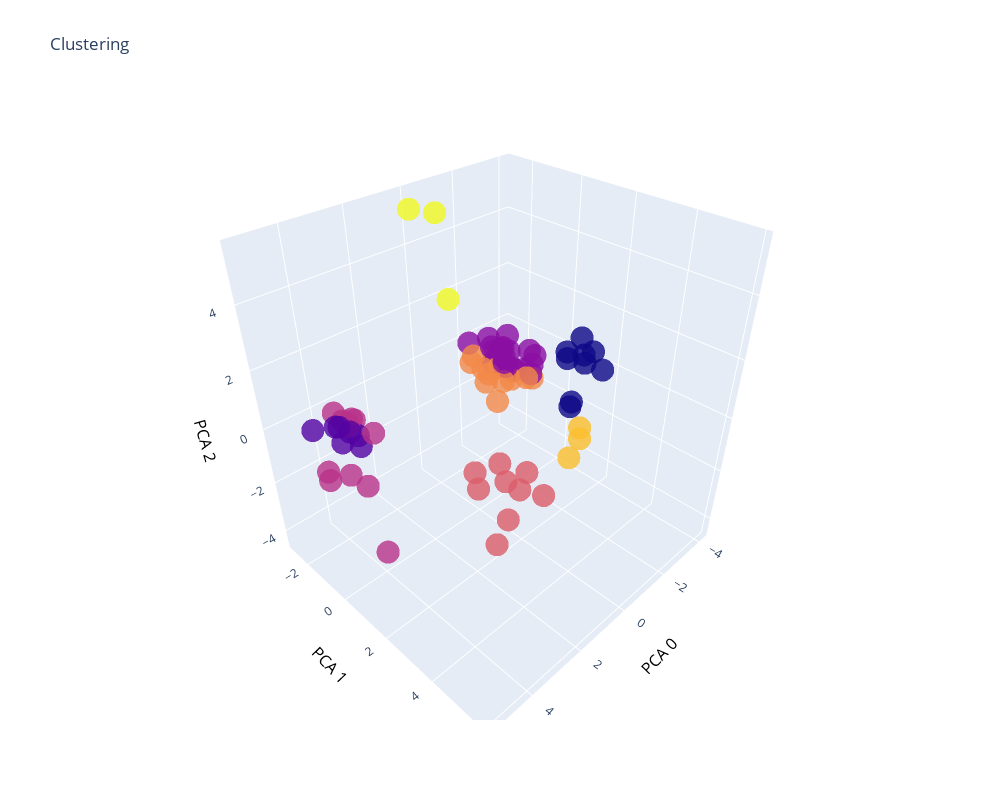

The notebook cell this image was saved under:
### Markdown cell above
## Interactive 3-D plot

### Code cell
trace1 = go.Scatter3d(
    x=pca_train[:,0],
    y=pca_train[:,1],
    z=pca_train[:,2],
    mode='markers',
    marker=dict(
        color=best_kmeans.labels_, 
        opacity=0.8
    )
)


data = [trace1]
layout = go.Layout(
                    scene = dict(
                    xaxis = dict(
                        title='PCA 0',
                        #backgroundcolor="black",
                        showbackground=True,
                        titlefont=dict(
                                        size=16,
                                        color='black'
                                        )
                    ),
                    yaxis = dict(
                        title='PCA 1',
                        showbackground=True,
                        #backgroundcolor="black",
                        titlefont=dict(
                                        size=16,
                                        color='black'
                                        )
                    ),
                    zaxis = dict(
                        title='PCA 2',
                        #backgroundcolor="black",
                        showbackground=True,
                        titlefont=dict(
                                        size=16,
                                        color='black'
                                        )
                    )
                    ),
                        width=1000, # height of the figure in pixels
                        height=800, # height of the figure in pixels
                  )
fig = go.Figure(data=data, layout=layout)
fig['layout'].update(title= "Clustering")
iplot(fig)

### Figure 1 — Plotly figure (JSON) as saved in the notebook; plotly's stock layout.template omitted (floating-point values rounded to 4 significant figures)
{"data": [{"marker": {"color": [6, 0, 6, 6, 2, 2, 2, 4, 5, 5, 2, 5, 2, 0, 2, 3, 3, 2, 2, 0, 1, 3, 2, 5, 2, 2, 1, 4, 4, 2, 2, 2, 5, 5, 0, 2, 2, 2, 3, 3, 3, 0, 2, 1, 0, 0, 4, 5, 2, 4, 5, 4, 4, 3, 7, 7, 5, 0, 4, 0, 1, 3, 3, 7, 1, 1, 2, 5, 1, 3, 4, 3, 3, 2, 5, 5, 2], "opacity": 0.8}, "mode": "markers", "type": "scatter3d", "x": [1.622, -4.146, 1.764, 2.485, -2.314, -2.598, -2.359, 0.7103, -0.9077, -0.6937, -2.742, -0.644, -2.729, -3.233, -2.493, 3.331, 3.394, -2.193, -2.488, -3.511, 5.297, 3.306, -2.301, -0.6243, -2.499, -2.151, 4.721, 0.4215, 0.8145, -2.455, -2.397, -2.209, -0.8625, -0.6486, -3.333, -2.617, -2.32, -2.045, 4.072, 4.046, 3.203, -3.132, -2.412, 4.84, -3.429, -3.434, 0.3659, -0.944, -2.23, 0.8928, -0.3039, 0.308, 0.4313, 4.619, 0.2364, 0.148, -1.017, -3.084, 0.6712, -3.342, 4.754, 3.431, 3.335, 0.4751, 5.256, 5.278, -2.743, -0.5101, 4.915, 4.392, 0.9747, 4.303, 3.058, -2.404, -0.6976, -0.6287, -2.039], "y": [5.28, 1.163, 5.107, 5.919, -0.2804, -0.1274, -1.246, 0.5692, 0.5783, 1.612, -1.226, 0.2165, -1.062, 0.8257, -1.577, -2.238, -1.86, -1.771, -1.499, 2.054, -0.7091, -1.853, 0.2473, -0.9438, -1.095, -1.491, 0.6226, 2.515, 2.039, -1.42, -1.08, -1.552, 0.05994, 0.8054, 1.474, -1.352, 0.07372, -2.587, -1.195, 0.2293, -2.719, 0.8788, -1.244, -0.06955, 0.9512, 0.8979, 1.714, -0.7317, -1.058, 0.9117, -0.4781, 1.273, 3.211, -1.468, -2.458, -1.423, 1.089, 1.476, 2.479, 1.409, 0.6031, -2.787, -2.169, -0.6297, 1.065, 0.6212, -0.3991, -0.1473, -0.193, -1.924, 1.815, 0.024, -1.292, -1.845, 0.4157, -0.1492, -0.8749], "z": [2.053, 0.2898, 1.452, 3.167, -0.2176, -0.07671, 0.1924, -2.34, 0.7155, 1.041, -0.7586, -0.4409, -0.7671, 0.2794, -0.2451, -0.5196, -0.1193, 0.4025, -0.2504, 0.2625, 1.072, -0.1971, 0.5466, 0.4966, 0.0539, 0.04557, 0.9564, -1.349, -1.759, 0.03166, 0.7087, -0.4356, 0.6544, 0.6531, 0.3383, -0.7128, -0.2229, -0.05523, -1.489, -3.691, -0.7281, 0.5928, -0.1922, 0.7592, -1.468, -1.686, -3.835, 0.2153, -0.3623, -2.7, 1.071, -1.798, -1.808, -1.53, 5.305, 5.452, 0.6704, 1.368, -1.896, 0.6163, 1.313, -0.3515, -0.5645, 3.209, 1.944, 1.867, 0.2796, 0.1713, 1.256, -1.613, -4.443, -1.027, -0.5216, -0.04728, 0.3774, 0.4211, -0.08468]}], "layout": {"height": 800, "scene": {"xaxis": {"showbackground": true, "title": {"font": {"color": "black", "size": 16}, "text": "PCA 0"}}, "yaxis": {"showbackground": true, "title": {"font": {"color": "black", "size": 16}, "text": "PCA 1"}}, "zaxis": {"showbackground": true, "title": {"font": {"color": "black", "size": 16}, "text": "PCA 2"}}}, "title": {"text": "Clustering"}, "width": 1000}}
